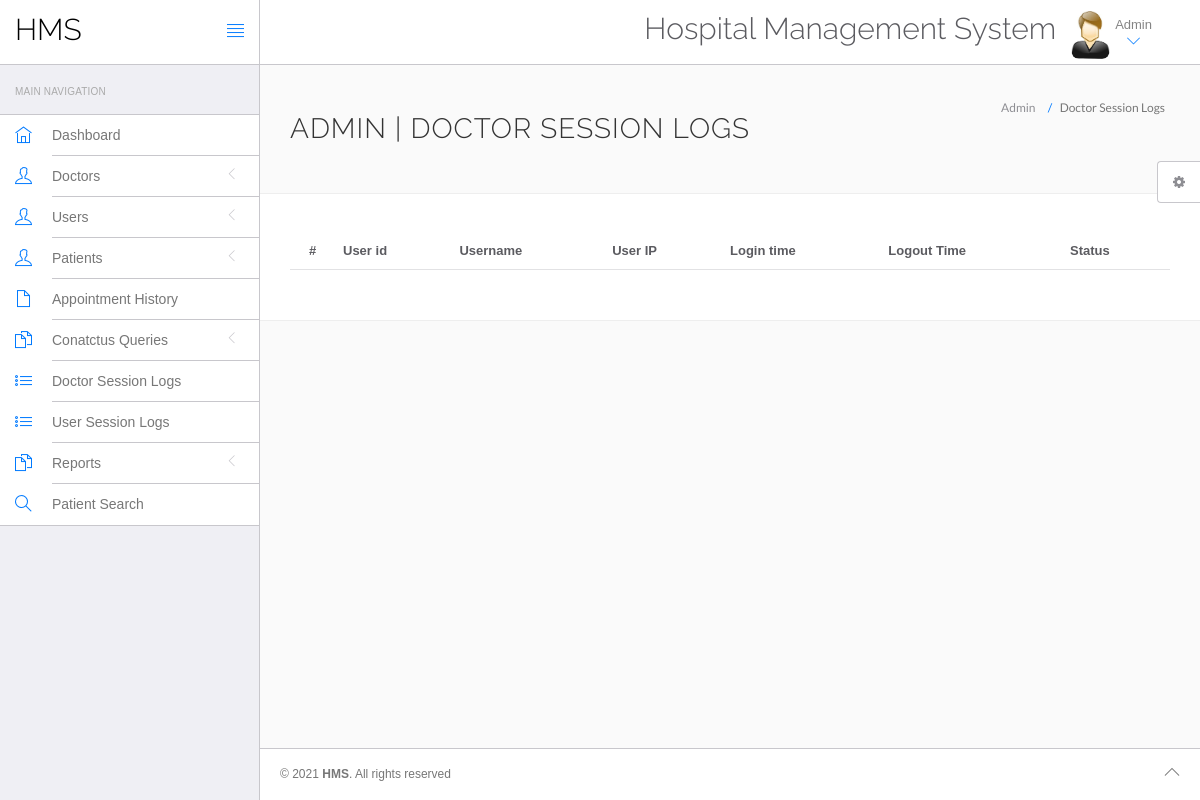
The app's page /hms/admin/doctor-logs.php (signed in), older data.
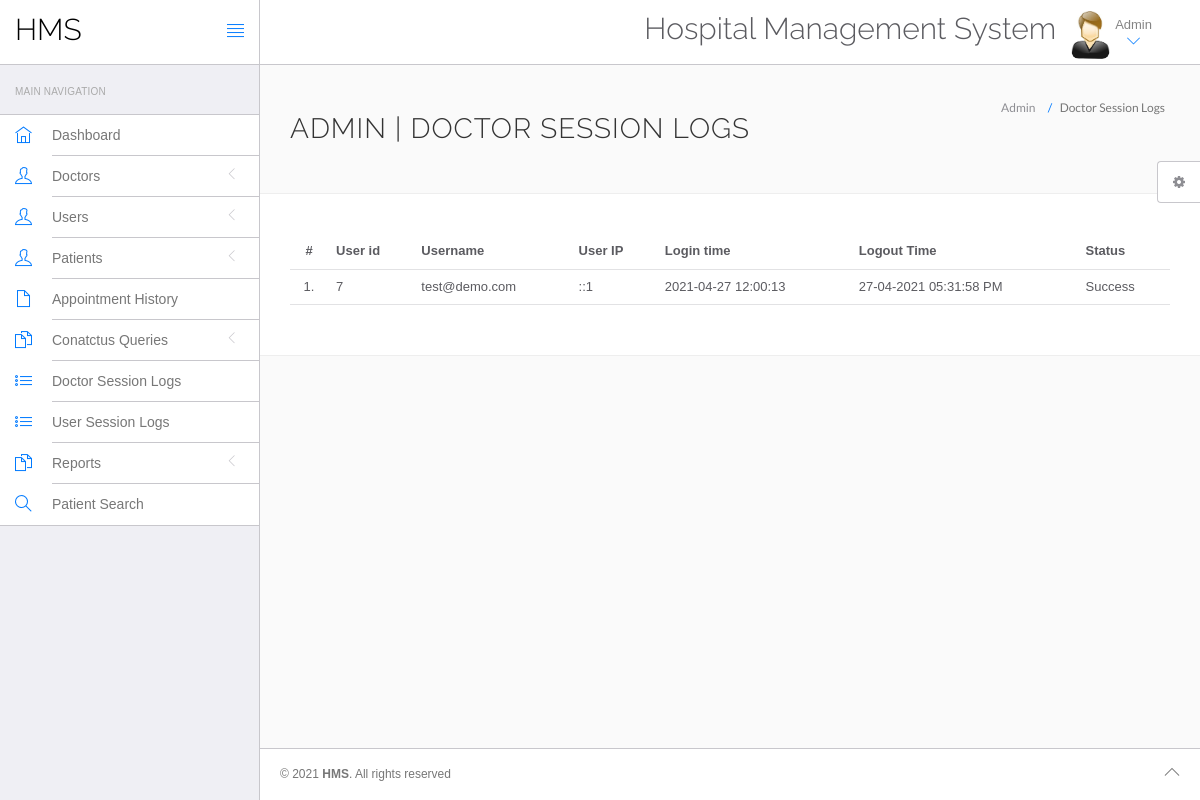
The same page, newer data.
### tables this page shows
CREATE TABLE `doctorslog` (
  `id` int(11) NOT NULL,
  `uid` int(11) DEFAULT NULL,
  `username` varchar(255) DEFAULT NULL,
  `userip` binary(16) DEFAULT NULL,
  `loginTime` timestamp NULL DEFAULT current_timestamp(),
  `logout` varchar(255) DEFAULT NULL,
  `status` int(11) DEFAULT NULL
);

### hms/admin/doctor-logs.php (the view, shortened to what this page needs)
<?php
include('include/config.php');
?>
<!DOCTYPE html>
<html lang="en">
	<head>
		<link rel="stylesheet" href="vendor/bootstrap/css/bootstrap.min.css">
		<link rel="stylesheet" href="vendor/fontawesome/css/font-awesome.min.css">
		<link rel="stylesheet" href="vendor/themify-icons/themify-icons.min.css">
		<link href="vendor/animate.css/animate.min.css" rel="stylesheet" media="screen">
		<link href="vendor/perfect-scrollbar/perfect-scrollbar.min.css" rel="stylesheet" media="screen">
		<link href="vendor/switchery/switchery.min.css" rel="stylesheet" media="screen">
		<link href="vendor/bootstrap-touchspin/jquery.bootstrap-touchspin.min.css" rel="stylesheet" media="screen">
		<link href="vendor/select2/select2.min.css" rel="stylesheet" media="screen">
		<link href="vendor/bootstrap-datepicker/bootstrap-datepicker3.standalone.min.css" rel="stylesheet" media="screen">
		<link href="vendor/bootstrap-timepicker/bootstrap-timepicker.min.css" rel="stylesheet" media="screen">
		<link rel="stylesheet" href="assets/css/styles.css">
		<link rel="stylesheet" href="assets/css/plugins.css">
		<link rel="stylesheet" href="assets/css/themes/theme-1.css" id="skin_color" />
	</head>
	<body>
		<div id="app">
<?php include('include/sidebar.php');?>
			<div class="app-content">
					<?php include('include/header.php');?>
				<div class="main-content" >
					<div class="wrap-content container" id="container">
						<section id="page-title">
							<div class="row">
								<div class="col-sm-8">
									<h1 class="mainTitle">Admin  | Doctor Session Logs</h1>
																	</div>
								<ol class="breadcrumb">
									<li>
										<span>Admin </span>
									</li>
									<li class="active">
										<span>Doctor Session Logs</span>
									</li>
								</ol>
							</div>
						</section>
						<div class="container-fluid container-fullw bg-white">
									<div class="row">
								<div class="col-md-12">
									<table class="table table-hover" id="sample-table-1">
										<thead>
											<tr>
												<th class="center">#</th>
												<th class="hidden-xs">User id</th>
												<th>Username</th>
												<th>User IP</th>
												<th>Login time</th>
												<th>Logout Time </th>
												<th> Status </th>
											</tr>
										</thead>
										<tbody>
<?php
$sql=mysqli_query($con,"select * from doctorslog ");
$cnt=1;
while($row=mysqli_fetch_array($sql))
{
?>
											<tr>
												<td class="center"><?php echo $cnt;?>.</td>
												<td class="hidden-xs"><?php echo $row['uid'];?></td>
												<td class="hidden-xs"><?php echo $row['username'];?></td>
												<td><?php echo $row['userip'];?></td>
												<td><?php echo $row['loginTime'];?></td>
												<td><?php echo $row['logout'];?>
												</td>
												<td>
<?php if($row['status']==1)
{
	echo "Success";
}
else
{
	echo "Failed";
}?>
</td>
											</tr>
											<?php
$cnt=$cnt+1;
											 }?>
										</tbody>
									</table>
								</div>
							</div>
								</div>
					</div>
				</div>
			</div>
	<?php include('include/footer.php');?>
	<?php include('include/setting.php');?>
		</div>
	</body>
</html>

Row changes from the older to the newer data that the page shows:
added doctorslog: uid "7", username "test@demo.com", userip "::1", loginTime "2021-04-27 12:00:13", logout "27-04-2021 05:31:58 PM", status "Success"
